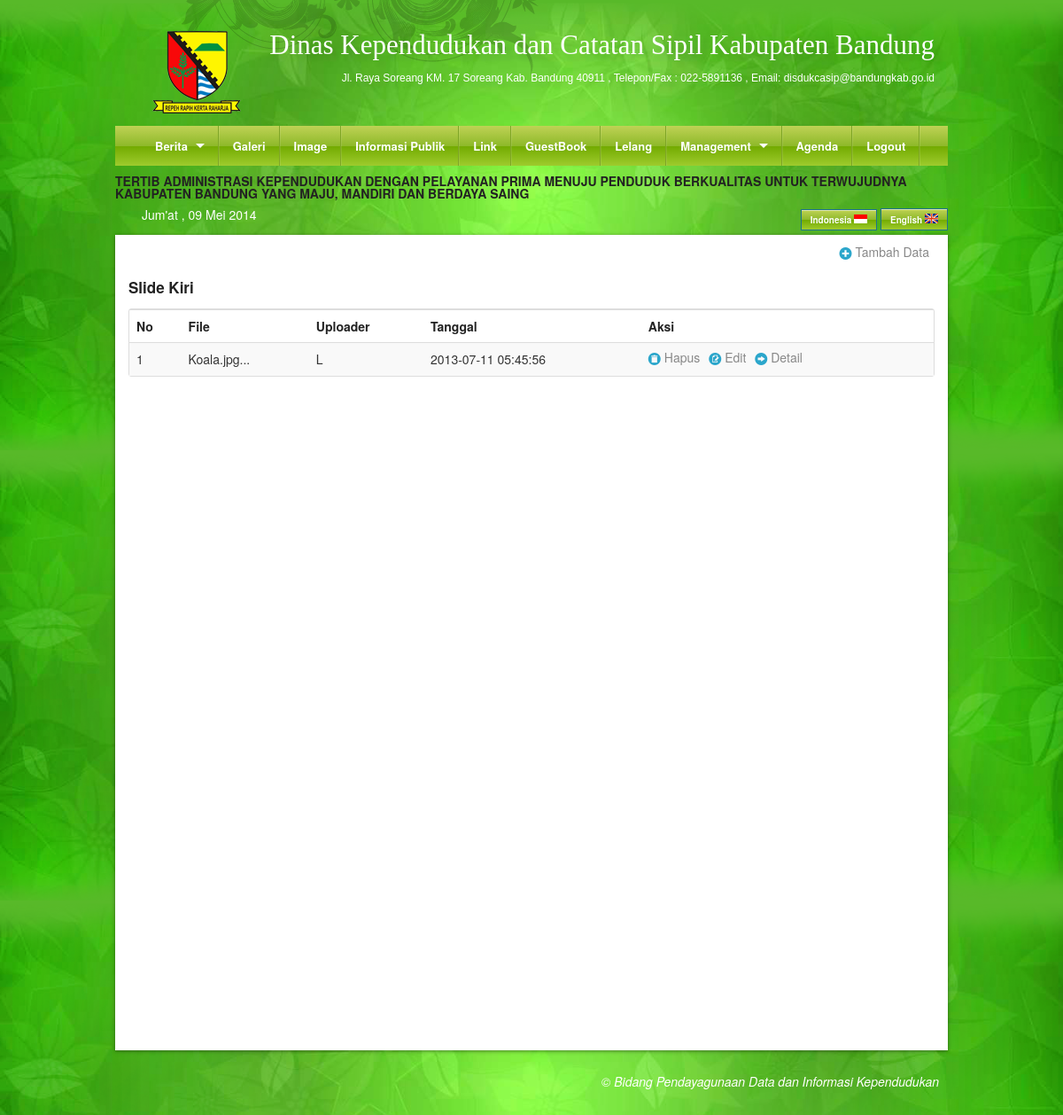
The page /Slidek (signed in) on the database its author committed.
### tables this page shows
CREATE TABLE `content` (
  `home_indo` text,
  `home_ing` text,
  `profile_indo` text,
  `profile_ing` text,
  `kk_indo` text,
  `kk_ing` text,
  `ktp_indo` text,
  `ktp_ing` text,
  `lahir_indo` text,
  `lahir_ing` text,
  `kawin_indo` text,
  `kawin_ing` text,
  `cerai_indo` text,
  `cerai_ing` text,
  `rusak_indo` text,
  `rusak_ing` text,
  `mati_indo` text,
  `mati_ing` text,
  `landasan_indo` text,
  `landasan_ing` text,
  `marquee_indo` text,
  `marquee_ing` text,
  `kami_indo` text,
  `kami_ing` text
);

CREATE TABLE `slide` (
  `IdSlide` int(11) NOT NULL AUTO_INCREMENT,
  `Foto` text NOT NULL,
  `Tanggal` datetime NOT NULL,
  `Uploader` varchar(50) NOT NULL,
  `Posisi` enum('tengah','kiri') NOT NULL,
  PRIMARY KEY (`IdSlide`)
);

### Proses/Database.php (called while the page is built, shortened)
<?php
class DB{
        var $Result;
        function doExec($sqlstr){
                 if (!$this->Result = mysql_query($sqlstr)){
                       print "Query Error :" .mysql_error();
                       Exit;
                 }
        }
        function doArray(){
                 return $this->Rec = mysql_fetch_array($this->Result);
        }
}
?>

### Content/SA/Slidek.php (the view, shortened to what this page needs)
<p align="right"><a href="<?php echo $base_url;?>/TambahSlidek" class="icon foundicon-plus"></a></p>
<h5>Slide Kiri</h5>
<table id="tb" class="responsive table" cellpadding="0" cellspacing="0">
<tr>
    <th>No</th>
    <th>File</th>
    <th>Uploader</th>
    <th>Tanggal</th>
    <th>Aksi</th>
</tr>
<?php
include_once("Proses/ArsenLibrary.php");
$arsen  =   new arsenlexdorf;
if(!isset($_GET['page']) || $_GET['page'] == 1){
    $page   =   1;
    $i=1;
}else{
    $page   =   $_GET['page'];
    $i = $_GET['page']*10-9;
}
$batas  =10;
$table  ="slide";
$id ="Tanggal";
$dari=(($page*$batas)-$batas);
$query  =$arsen->view($table,$dari,$batas,$id,"Posisi","kiri");
while($array  =$arsen->doArray()){
$kata   =   $array[1];
$foto   =   substr($kata,0,20);
?>
<tr>
    <td><?php echo $i;?></td>
    <td><?php echo $foto;?>...</td>
    <td><?php echo $array['Uploader'];?></td>
    <td><?php echo $array['Tanggal'];?></td>
    <td>
    <a href="<?php echo $base_url;?>/ConfirmDeleteSlidek/<?php echo $array['IdSlide'];?>" class="icon foundicon-trash"></a>
    <a href="<?php echo $base_url;?>/ConfirmEditSlidek/<?php echo $array['IdSlide'];?>" class="icon foundicon-edit"></a>
	<a href="<?php echo $base_url;?>/DetailSlidek/<?php echo $array['IdSlide'];?>" class="icon foundicon-right-arrow"></a>
    </td>
</tr>
<?php
$i++;
}
?>
</table>
<div align="center">
</div>

### Content/User/search.php (shortened to what this page needs)
<?php
$hari   =   date("D");
switch($hari){
    case "Fri":
    $namaHari="Jum'at";
    break;
}
$month=date("m");
    switch($month){
        case "05":
        $bulan  ="Mei";
        break;
}
$tanggal    =   date("d");
$tahun  =   date("Y");
?>
<div>
<marquee direction="left" scrollamount="6" >
<?php
include_once("Proses/ArsenLibrary.php");
$sqlx    =   "select marquee_indo from content";
$queryx  =   mysql_query($sqlx);
$arrayx  =   mysql_fetch_array($queryx);
echo $arrayx[0];
?>
</marquee>
</div>
<div>
<div class="nine columns">
<div class="nine columns" style=" padding: 10px 0px 5px 15px; color: white;"><?php echo "$namaHari , $tanggal $bulan $tahun"; ?></div>
</div>
<div class="three columns bahasa">
<a href="<?php echo $base_url; ?>/indonesia.php" class="button small tiny greengloss">Indonesia <img src="<?php echo $base_url; ?>/images/indonesia.png" /></a>
<a href="<?php echo $base_url; ?>/english.php" class="button small tiny greengloss">English  <img src="<?php echo $base_url; ?>/images/english.png" /></a>
</div>
</div>

### stylesheets/style.css (style rules this page uses)
body { background: url(../images/bg/bg3.png) #58b929; background-size:contain; }
.table { width: 100%; margin-bottom: 20px; }
.table th, .table td { padding: 8px; line-height: 20px; text-align: left; vertical-align: top; border-top: 1px solid #dddddd; }
.table th { font-weight: bold; }
.bahasa { color: white; padding: 10px 0px 5px 0px; text-align: right; }
.bahasa a { color: white; }

### stylesheets/color.css (style rules this page uses)
.greengloss { background: #bfd255; background: -moz-linear-gradient(top, #bfd255 0%, #8eb92a 50%, #72aa00 51%, #9ecb2d 100%); background: -webkit-gradient(linear, left top, left bottom, color-stop(0%,#bfd255), color-stop(50%,#8eb92a), color-stop(51%,#72aa00), color-stop(100%,#9ecb2d)); background: -webkit-linear-gradient(top, #bfd255 0%,#8eb92a 50%,#72aa00 51%,#9ecb2d 100%); background: -o-linear-gradient(top, #bfd255 0%,#8eb92a 50%,#72aa00 51%,#9ecb2d 100%); background: -ms-linear-gradient(top, #bfd255 0%,#8eb92a 50%,#72aa00 51%,#9ecb2d 100%); background: linear-gradient(to bottom, #bfd255 0%,#8eb92a 50%,#72aa00 51%,#9ecb2d 100%); filter: progid:DXImageTransform.Microsoft.gradient( startColorstr='#bfd255', endColorstr='#9ecb2d',GradientType=0 ); }

### stylesheets/responsive-tables.css (style rules this page uses)
table th { font-weight: bold; }
table td, table th { padding: 9px 10px; text-align: left; }

### rows shown on the page
content: marquee_indo "TERTIB ADMINISTRASI KEPENDUDUKAN DENGAN PELAYANAN PRIMA MENUJU PENDUDUK BERKUALITAS UNTUK TERWUJUDNYA KABUPATEN BANDUNG YANG MAJU, MANDIRI DAN BERDAYA SAING"
slide: Foto "Koala.jpg", Uploader "L", Tanggal "2013-07-11 05:45:56"

### other values the page prints
$namaHari "Jum'at"
$bulan "Mei"
